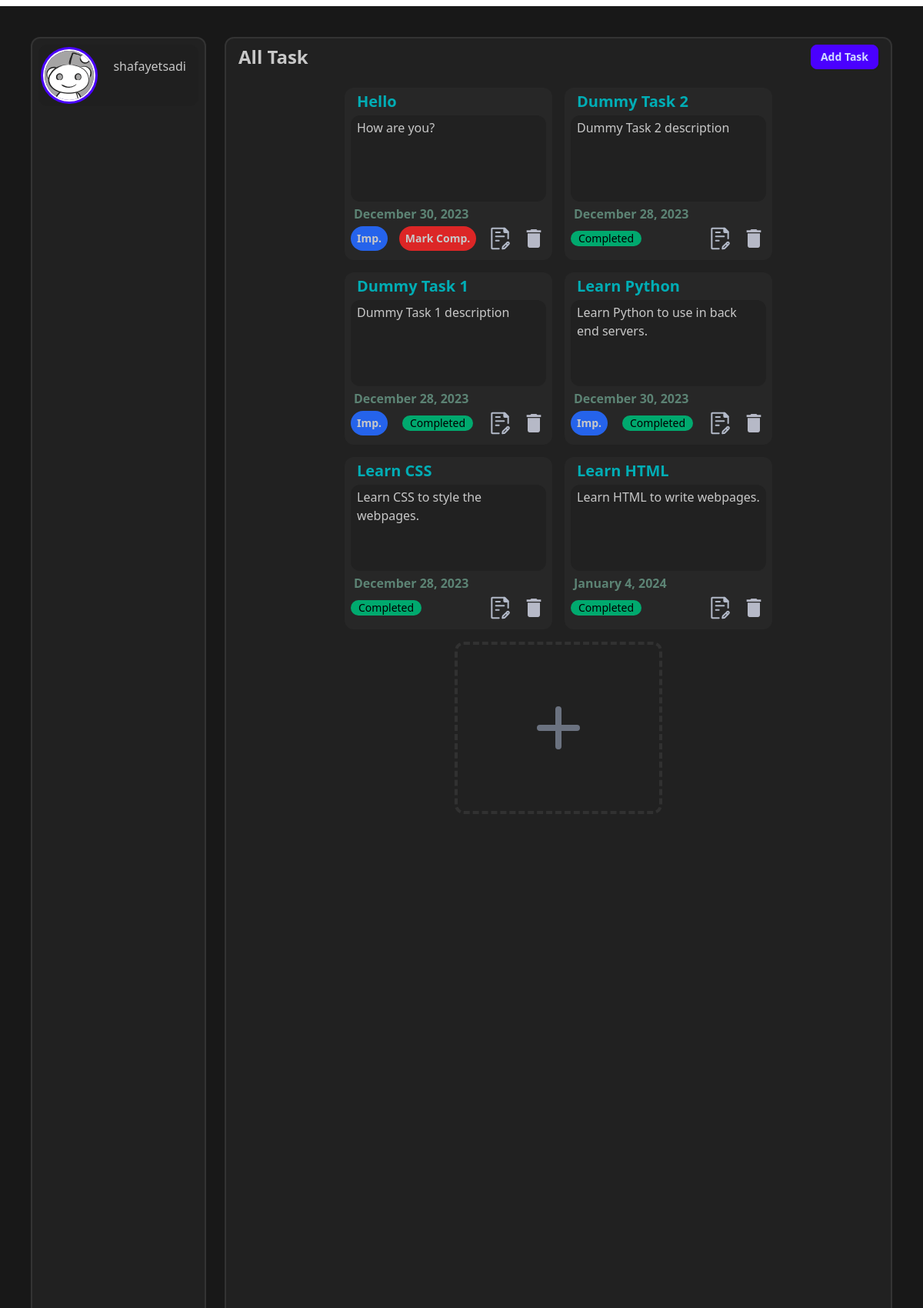
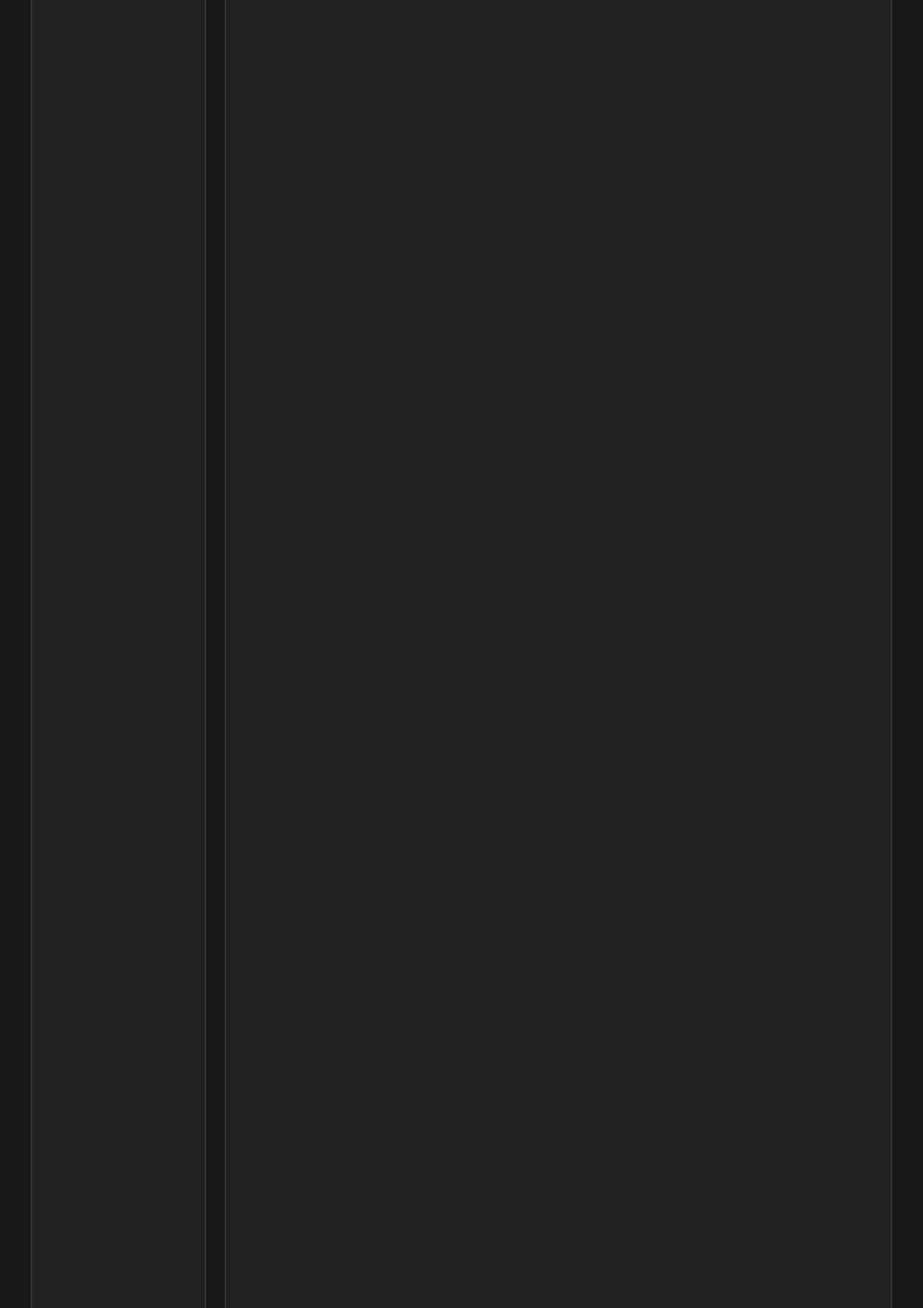
The app's page / (signed in, upper part) with its own data (2 pictures, top to bottom).
### todo/models.py (models this page shows, shortened)
class Profile(models.Model):
    user = models.OneToOneField(User, on_delete=models.CASCADE)
    bio = models.TextField(null=True, blank=True)
    profile_pic = models.ImageField(upload_to='profile_pics', default='default.jpg')

class Task(models.Model):
    user = models.ForeignKey(User, on_delete=models.CASCADE)
    title = models.CharField(max_length=100)
    description = models.TextField(null=True, blank=True)
    is_completed = models.BooleanField(default=False)
    created_at = models.DateTimeField(auto_now_add=True)
    due_date = models.DateTimeField(default=timezone.now)
    is_important = models.BooleanField(default=False)
    class Meta:
        ordering = ['-created_at']

### todo/views.py (the view)
# urls.py: path('', views.index, name='index'),
@login_required
def index(request):
    context = {
        'tasks': Task.objects.filter(user=request.user),
    }
    return render(request, 'todo/index.html', context)

### todo/templates/todo/index.html (shortened to what this page needs)
{% extends 'todo/base.html' %}
{% block content %}
{% load partials %}
{% load static %}
<div
    class="box-border h-screen w-screen">
    <div
        class="flex p-10 h-full gap-6 text-[#c8c8c8]">
        <nav
            id="navbar"
            class="hidden bg-[#212121] rounded-xl border-2 border-[#333333] sm:flex flex-col justify-between">
            <a href="{% url 'profile' %}">
            <div
                class="bg-[#1F1F1F] m-2 p-2 w-52 flex justify-between hover:bg-black rounded-xl">
                <div class="avatar">
                    <div class="w-16 rounded-full ring ring-primary ring-offset-base-100 ring-offset-2">
                      <img src="{{ user.profile.profile_pic.url  }}" />
                    </div>
                </div>
                <div class="p-2">{{ user.username }}</div>
            </div>
            </a>
        </nav>
        <div
            id="main-body"
            class="w-full bg-[#212121] rounded-xl border-2 border-[#333333] scrollbar-thumb-rounded-full scrollbar-track-rounded-full scrollbar scrollbar-thumb-[#3D3B40] scrollbar-track-none overflow-y-scroll">
            <div class="flex justify-between px-4 py-2">
                <h1 class="text-2xl font-bold">All Task</h1>
                <button class="btn btn-sm btn-primary"
                    hx-post="{% url 'add' %}"
                    hx-target="#add-task-form"
                    hx-swap="innerHTML"
                    hx-trigger="click"
                >
                    Add Task
                  </button>
            </div>
            <main
                class="">
                <div id="task-body" class="m-4 flex flex-wrap gap-4 justify-center">
                {% for task in tasks %}
                    {% partialdef task-partial inline=True %}
                        <div
                            class="bg-[#272727] h-56 w-full max-w-[270px] rounded-xl border-[#9a7f7f]">
                            <div
                                class="flex flex-col px-2">
                                <div
                                    class="text-xl text-[#00ADB5] font-bold py-1 px-2">
                                    {{ task.title }}
                                </div>
                                <div
                                    class="py-1 px-2 w-full bg-[#212121] rounded-xl h-[112px] text-base scrollbar-thumb-rounded-full scrollbar-track-rounded-full scrollbar scrollbar-thumb-[#3D3B40] scrollbar-track-none overflow-y-scroll">
                                    <div>
                                        {{ task.description }}
                                    </div>
                                </div>
                                {% if task.due_date %}
                                    <div class="px-1 py-1 font-semibold text-[#5C8374]">{{ task.due_date|date:'F j, Y' }}</div>
                                {% else %}
                                <div class="px-1 py-1 font-semibold text-[#5C8374]">{{ task.created_at|date:'F j, Y' }}</div>
                                {% endif %}
                                <div
                                    class="flex justify-between gap-2 items-center">
                                    {% if task.is_important %}
                                    <button
                                        class="bg-blue-600 rounded-2xl text-sm font-bold h-8 px-2">Imp.</button>
                                    {% endif %}
                                    {% if task.is_completed %}
                                    <div class="badge badge-success">Completed</div>
                                    {% else %}
                                    <button class="bg-red-600 rounded-2xl text-sm font-bold h-8 px-2">
                                        <a href="{% url 'complete_task' task.id %}">Mark Comp.</a>
                                    </button>
                                    {% endif %}
                                    <div class="flex gap-3">
                                        <div>
                                            <a href="{% url 'edit_task' task.id %}"></a>
                                        </div>
                                        <div>
                                            <a href="{% url 'delete_task' task.id %}"><svg class="w-8" viewBox="0 0 48 48" xmlns="http://www.w3.org/2000/svg"><path d="M12 38c0 2.21 1.79 4 4 4h16c2.21 0 4-1.79 4-4V14H12v24zM38 8h-7l-2-2H19l-2 2h-7v4h28V8z" fill="#b6b9c7" class="fill-000000"></path><path d="M0 0h48v48H0z" fill="none"></path></svg></a>
                                        </div>
                                    </div>
                                </div>
                            </div>
                        </div>
                    {% endpartialdef %}
                {% endfor %}
                <div
                    class="h-56 w-full max-w-[270px] rounded-xl border-4 border-dashed border-[#313131] flex justify-center items-center
                    hover:bg-gray-700 cursor-pointer"
                    hx-post="{% url 'add' %}"
                    hx-target="#add-task-form"
                    hx-swap="innerHTML"
                    hx-trigger="click"
                    >
                        <button
                            class="w-full h-full flex justify-center items-center"
                        >
                            <svg xmlns="http://www.w3.org/2000/svg" class="h-20 w-20 text-gray-500" viewBox="0 0 20 20" fill="currentColor">
                                <path fill-rule="evenodd" d="M10 3a1 1 0 00-1 1v5H4a1 1 0 100 2h5v5a1 1 0 102 0v-5h5a1 1 0 100-2h-5V4a1 1 0 00-1-1z" clip-rule="evenodd" />
                              </svg>
                        </button>
                </div>
            </div>
        </div>
    </div>
</div>
{% endblock %}

### todo/templates/todo/base.html (shortened to what this page needs)
{% load static tailwind_tags %}
{% load static %}
<!DOCTYPE html>
<html lang="en">
  <head>
    <script src="https://cdn.tailwindcss.com"></script>
    {% tailwind_css %}
  </head>
  <body hx-headers='{"X-CSRFToken": "{{ csrf_token }}"}' class="box-border h-screen bg-[#181818]">
    {% block content %}{% endblock %}
  </body>
</html>

### records on screen
Task: title "Hello", description "How are you?", due_date "December 30, 2023", is_important "Imp.", is_completed "Mark Comp."
Task: title "Dummy Task 2", description "Dummy Task 2 description", created_at "December 28, 2023", is_completed "Completed"
Task: title "Dummy Task 1", description "Dummy Task 1 description", created_at "December 28, 2023", is_important "Imp.", is_completed "Completed"
Task: title "Learn Python", description "Learn Python to use in back end servers.", due_date "December 30, 2023", is_important "Imp.", is_completed "Completed"
Task: title "Learn CSS", description "Learn CSS to style the webpages.", due_date "December 28, 2023", is_completed "Completed"
Task: title "Learn HTML", description "Learn HTML to write webpages.", due_date "January 4, 2024", is_completed "Completed"

### other values on screen
{{ user.username }} "shafayetsadi"
